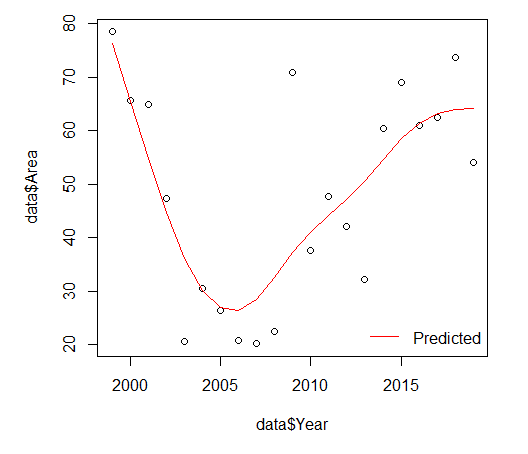

The script that drew this image:
############          TREND       ###########

library(astsa)
library(mgcv)
library(simts)
library(hts)
library(tseries)
library(forecast)

library(readxl)
data <- read_excel("Kheda/Raw Data.xlsx", 
                   sheet = "Kheda")
View(data)

############   Linear model     #################

lm1 <- lm(data$Area ~ data$Year)
lm1

summary(lm1)

# Residuals, Fitted, ...
#create scatterplot of raw data
model<-plot(data$Year, data$Area, col='red', 
            main='Summary of Regression Model', 
            xlab='Year', ylab='Production')

#add fitted regression line
lines(data$Year, predict(lm1), col = "blue")
legend("bottomright", c("Predicted", "time series data"), 
       col = c("blue4", "red"), bty = "n", lwd = 1)

#Residual Analysis
#Runs test (H0:residuals are randomly distibuted
library(randtests)
x<-factor(sign(residuals(lm1)))
x
runs.test(residuals(lm1))

lm1pred=predict(lm1)
lm1pred
res1=lm1pred-data$Area
res1

#Test for normality
#Shapiro-Wilks test (H0:residuals are normally distributed)
shapiro.test(residuals(lm1))

#Measures of Goodness of Fit

#### MAPE
MLmetrics::MAPE(predict(lm1),data$Area)
#### RMSE
MLmetrics::RMSE(predict(lm1),data$Area)

#### R square
MLmetrics::R2_Score(predict(lm1),data$Area)

AIC(lm1)
BIC(lm1)

###############Quadratic models

#create a new variable for hours2

################  fit quadratic regression model
x2=(data$Year)^2
x2

qM <- lm(data$Area~ data$Year + x2)
check(qM)
qM

#view model summary
summary(qM)

plot(data$Year,data$Area)
lines(data$Year, predict(qM), col = "red")
legend("bottomright", c("Time series", "Predicted"), 
       col = c("blue4", "red"), bty = "n", lwd = 1)

predict(qM)

#Residual Analysis
#Runs test (H0:residuals are randomly distibuted)
x5<-factor(sign(residuals(qM)))
x5

runs.test(residuals(qM))


#Test for normality
#Shapiro-Wilks test (H0:residuals are normally distributed)
shapiro.test(residuals(qM))


#Measures of Goodness of Fit

####### R2_score
MLmetrics::R2_Score(predict(qM),data$Area)

########## Mape 
MLmetrics::MAPE(predict(qM),data$Area)

#RMSE
MLmetrics::RMSE(predict(qM),data$Area)

AIC(qM)
BIC(qM)



###################################################
data$Year
data$Area

################  Gam

library(gam)

fit1 = gam(data$Area ~ s(data$Year))
check(fit1, simple = TRUE)
summary(fit1)

coef(summary.lm(fit1))

fit1$coefficients

library(plotrix)
std.error(fit1$coefficients)
fit1
plot(data$Year,data$Area)

library(rsq)
rsq(fit1)
lines(data$Year, predict(fit1), col = "red")
legend("bottomright", c( "Predicted"), 
       col = c( "red"), bty = "n", lwd = 1)

#Residual Analysis
#Runs test (H0:residuals are randomly distibuted)
x6<-factor(sign(residuals(fit1)))
x6

runs.test(residuals(fit1))

#Test for normality
#Shapiro-Wilks test (H0:residuals are normally distributed)
shapiro.test(residuals(fit1))


#Measures of Goodness of Fit
#MAPE
MLmetrics::MAPE(predict(fit1),data$Area)

#RMSE
MLmetrics::RMSE(predict(fit1),data$Area)

#R square
MLmetrics::R2_Score(predict(fit1),data$Area)

extractAIC(fit1) 
AIC(fit1)
BIC(fit1)
predict(fit1)
library("writexl")
M=predict(fit1)
v=data.frame(M)
write_xlsx(v,"E:\\8. all pdf files\\research\\Data Analysis\\Kheda\\Kheda_Area.xlsx")


##############################


############ Exponential

library(SciViews)
exp1 <- lm(log(data$Area)~ data$Year)
coef(exp1)


# (Intercept)     data$Year 


# put the r value in below code

exp(-34.33177974)

expo<-minpack.lm::nlsLM(data$Area ~ a*exp(r*data$Year), 
                        data = data, 
                        start = list(a=1.229978e-15,r=0.01896788), 
                        control = list(maxiter = 500))
expo
summary(expo)

plot(data$Year,data$Area,col="blue")
lines(data$Year, predict(expo), col = "red")
legend("bottomright", c("Time series", "Predicted"), 
       col = c("blue4", "red"), bty = "n", lwd = 1)

#Residual Analysis
#Runs test (H0:residuals are randomly distibuted)
x8<-factor(sign((residuals(expo))))
x8
runs.test(residuals(expo))

#Test for normality
#Shapiro-Wilks test (H0:residuals are normally distributed)
shapiro.test(residuals(expo))


#Measures of Goodness of Fit
#############     MAPE
MLmetrics::MAPE(predict(expo),data$Area)

##########   R2_Score 
MLmetrics::R2_Score(predict(expo),data$Area)

###########     RMSE
MLmetrics::RMSE(predict(expo),data$Area)



AIC(expo)
BIC(expo)


#####################################

########     Monomolecular growth model
nls.monomolecular <- minpack.lm::nlsLM(data$Area ~alpha*
                                         (1-beta*exp(-k*data$Year)), 
                                       data = data, 
                                       start = list(alpha = 1.290356e+03, 
                                                    beta = 2.744360e+00, 
                                                    k = 5.213926e-04), 
                                       control = list(maxiter = 500))
coef(nls.monomolecular)
summary(nls.monomolecular)

#data
plot(data$Year,data$Area)
lines(data$Year, predict(nls.monomolecular), col = "red")
legend("bottomright", c("Time series", "Predicted"), 
       col = c("blue4", "red"), bty = "n", lwd = 1)
#Residual Analysis
#Runs test (H0:residuals are randomly distibuted)
x4<-factor(sign(residuals(nls.monomolecular)))
x4
runs.test(residuals(nls.monomolecular))

#Test for normality
#Shapiro-Wilks test (H0:residuals are normally distributed)
shapiro.test(residuals(nls.monomolecular))


#Measures of Goodness of Fit

###### MAPE
MLmetrics::MAPE(predict(nls.monomolecular),data$Area)

###### RMSE
MLmetrics::RMSE(predict(nls.monomolecular),data$Area)

########## r2_score
MLmetrics::R2_Score(predict(nls.monomolecular),data$Area)

AIC(nls.monomolecular)
BIC(nls.monomolecular)
predict(nls.monomolecular)


##############STRUCTURAL CHANGE

library(strucchange)

class(data)
data1<-as.ts(data$Area)
data1

test2 <- Fstats(data1~1) #Gets a sequence of fstatistics for all possible 

# break points within the middle 70% of myts1
plot(test2)
sctest(test2)
plot(data1)
lines(breakpoints(test2))
USN.fs <- test2$Fstats #These are the fstats

bd.USN <- breakdates(breakpoints(test2)) #Obtains the implied break data (2018.35, 
bd.USN

breakpoints(test2)
mean(data1[1:breakdates(breakpoints(test2))-1])

###mean area after to break
mean(data1[(breakdates(breakpoints(test2))):21])

#length(USN_Data1)
t.test(data1[1:14],data1[15:21])
#t = -3.9287, df = 14.584, p-value = 0.001408
#from the result we can say that it is significant in both 5% and 1%
